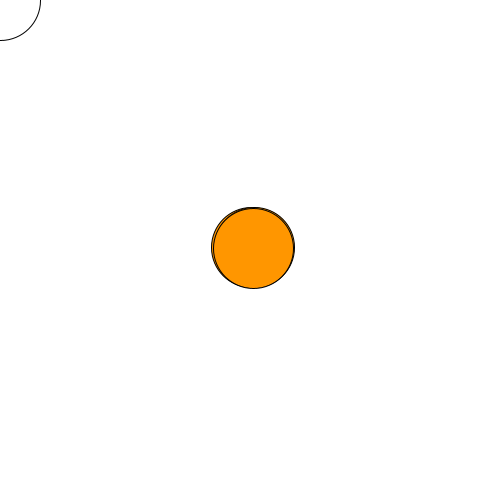
Frame 1 (no input)
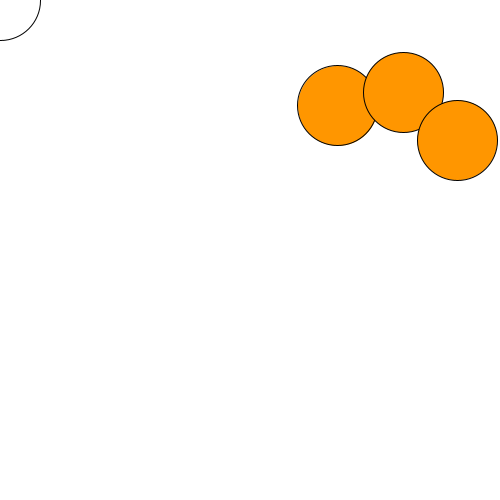
Frame 60 (the mouse pressed at the canvas centre just before this capture)
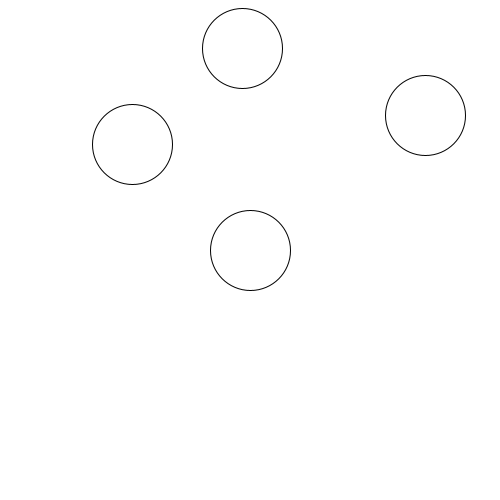
Frame 120 (the mouse held since frame 60 and released just before this capture)

The Processing sketch that drew these frames (run headless with seeded random() and noise(); from frame 60 on, the mouse is pressed at the canvas centre):

// Processing sketch: collisionreference1
// ── collisionreference1.pde
//how to incorporate collisions into arrays 

float [] x = new float [3];
float [] y = new float [3]; 
float [] dx = new float [3]; 
float [] dy = new float [3]; 

float separateX;
float separateY; 

float r = 40; 

void setup() {
  size(500, 500); 

  for (int i = 0; i < x.length; i++)
    //x.length can also be 3 
  {
    x[i] = width/2;
    y[i] = height/2;
    dx[i] = random(-5, 5);
    dy[i] = random(-5, 5);
  }
}

void draw() {
  background(255); 
  separateX = mouseX; 
  separateY = mouseY; 

  for (int i = 0; i < x.length; i++) {
    if (x[i] > width - r || x[i] < r) {
      dx[i] *= -1;
    }
    if (y[i] > height - r || y[i] < r) {
      dy[i] *= -1;
    }

    x[i] += dx[i];
    y[i] += dy[i]; 

    //collision code by measuring the distances between the radii 
    if (dist(separateX, separateY, x[i], y[i]) < r*2) {
      fill(0, 150, 255);
    } else
    { 
      fill(255);
    }

    for (int j = 0; j < x.length; j++) {
      if (i !=j) {
        if (dist(x[i], y[i], x[j], y[j]) < r * 2) {
          fill(255, 150, 0);
        }
      }
    }
    ellipse(x[i], y[i], r*2, r*2);
  }


  fill(255); 
  ellipse(separateX, separateY, r*2, r*2);
}
